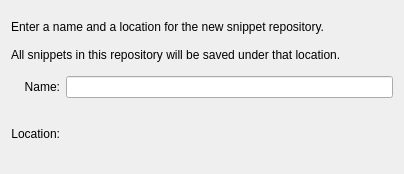
<?xml version="1.0" encoding="UTF-8"?>
<ui version="4.0">
 <class>AddRepository</class>
 <widget class="QWidget" name="AddRepository">
  <property name="geometry">
   <rect>
    <x>0</x>
    <y>0</y>
    <width>404</width>
    <height>174</height>
   </rect>
  </property>
  <property name="windowTitle">
   <string>Add a Snippet Repository</string>
  </property>
  <layout class="QGridLayout">
   <item row="1" column="0">
    <widget class="QLabel" name="label">
     <property name="text">
      <string>Name:</string>
     </property>
     <property name="alignment">
      <set>Qt::AlignRight|Qt::AlignTrailing|Qt::AlignVCenter</set>
     </property>
    </widget>
   </item>
   <item row="1" column="1">
    <widget class="QLineEdit" name="name"/>
   </item>
   <item row="2" column="0">
    <widget class="QLabel" name="label_2">
     <property name="text">
      <string>Location:</string>
     </property>
     <property name="alignment">
      <set>Qt::AlignRight|Qt::AlignTrailing|Qt::AlignVCenter</set>
     </property>
    </widget>
   </item>
   <item row="2" column="1">
    <widget class="KUrlRequester" name="location"/>
   </item>
   <item row="0" column="0" colspan="2">
    <widget class="QLabel" name="label_3">
     <property name="locale">
      <locale language="English" country="UnitedStates"/>
     </property>
     <property name="text">
      <string>Enter a name and a location for the new snippet repository.

All snippets in this repository will be saved under that location.</string>
     </property>
     <property name="scaledContents">
      <bool>false</bool>
     </property>
     <property name="wordWrap">
      <bool>true</bool>
     </property>
    </widget>
   </item>
  </layout>
 </widget>
 <customwidgets>
  <customwidget>
   <class>KUrlRequester</class>
   <extends>QFrame</extends>
   <header>kurlrequester.h</header>
  </customwidget>
 </customwidgets>
 <tabstops>
  <tabstop>name</tabstop>
 </tabstops>
 <resources/>
 <connections/>
</ui>
